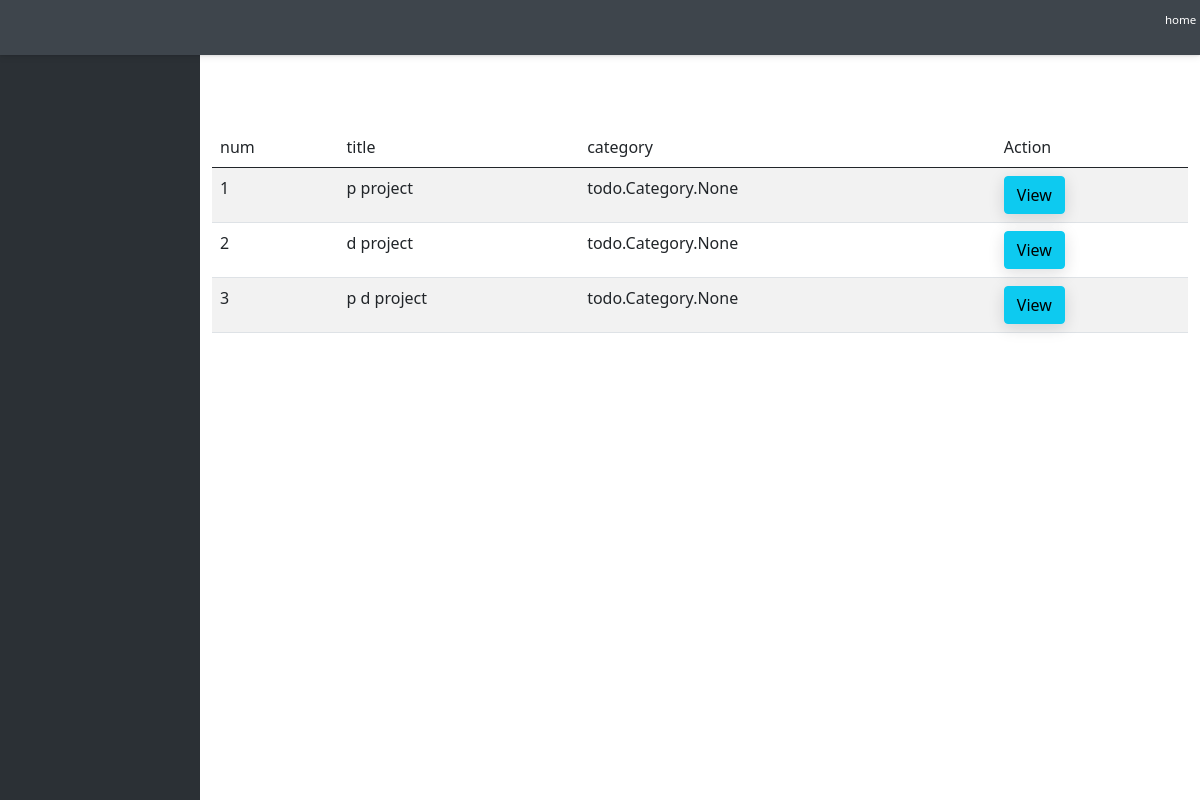
/tasks/, run on the app's committed database.
### todo/models.py (models this page shows, shortened)
class Task(models.Model):
    class Priority(models.IntegerChoices):
        HIGH = 1
        MEDIUM = 2
        LOW = 3
    title=models.CharField(db_column="Title" ,max_length=200)
    description=models.TextField(db_column="Description",max_length=200)
    category = models.ManyToManyField('Category')
    priority=models.IntegerField(choices=Priority.choices)
    create_time = models.DateTimeField(auto_now_add=True)
    time = models.DateTimeField()

### todo/views.py (the view)
# urls.py: path('tasks/', TaskListView.as_view(), name='task_list'),
class TaskListView(ListView):
    model = Task

### templates/todo/task_list.html (shortened to what this page needs)
{% extends 'base.html' %}
{% block nav %}
    <li class="cd-nav__item"><a href={% url 'home' %}>home</a></li>
{% endblock nav %}
{% block content %}
    <div class="container mt-5">
        <table class="table table-striped mt-4">
            <thead>
                <tr>
                    <th scope="col">num</th>
                    <th scope="col">title</th>
                    <th scope="col">category</th>
                    <th scope="col">Action</th>
                </tr>
            </thead>
            <tbody>
                {% for task in object_list %}
                <tr>
                    <th scope="row">{{forloop.counter}}</th>
                    <th >{{task.title}}</th>
                    <th >{{task.category}}</th>
                    <th>
                        <a href="{% url 'task_detail' task.pk %}" class="btn btn-info">View</a>
                    </th>
                </tr>
                {% endfor %}
            </tbody>
        </table>
    </div>
{% endblock content %}

### data on the page
Task: title "p project", category "todo.Category.None"
Task: title "d project", category "todo.Category.None"
Task: title "p d project", category "todo.Category.None"
